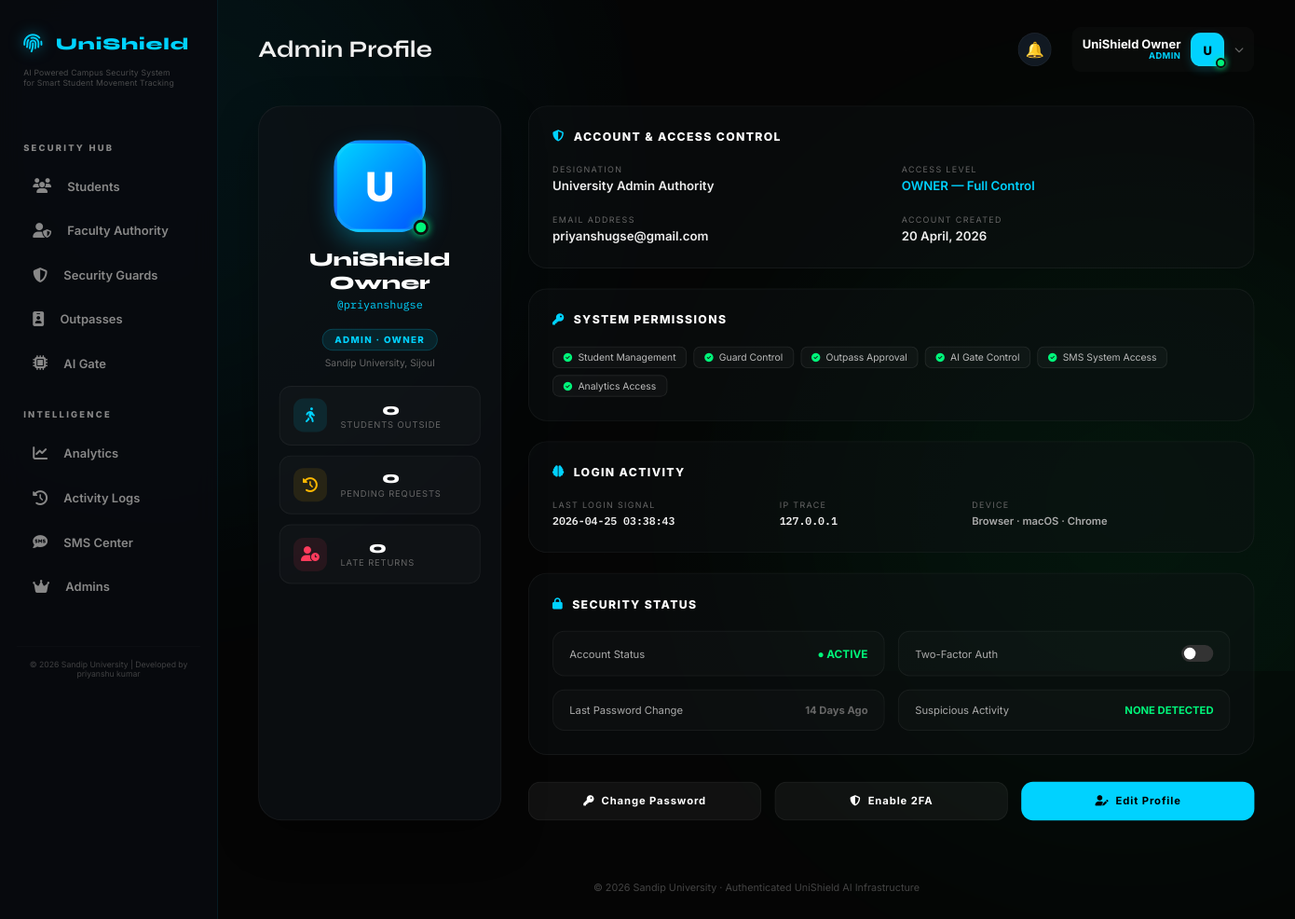
Before: /auth/profile (signed in) with the older database file.
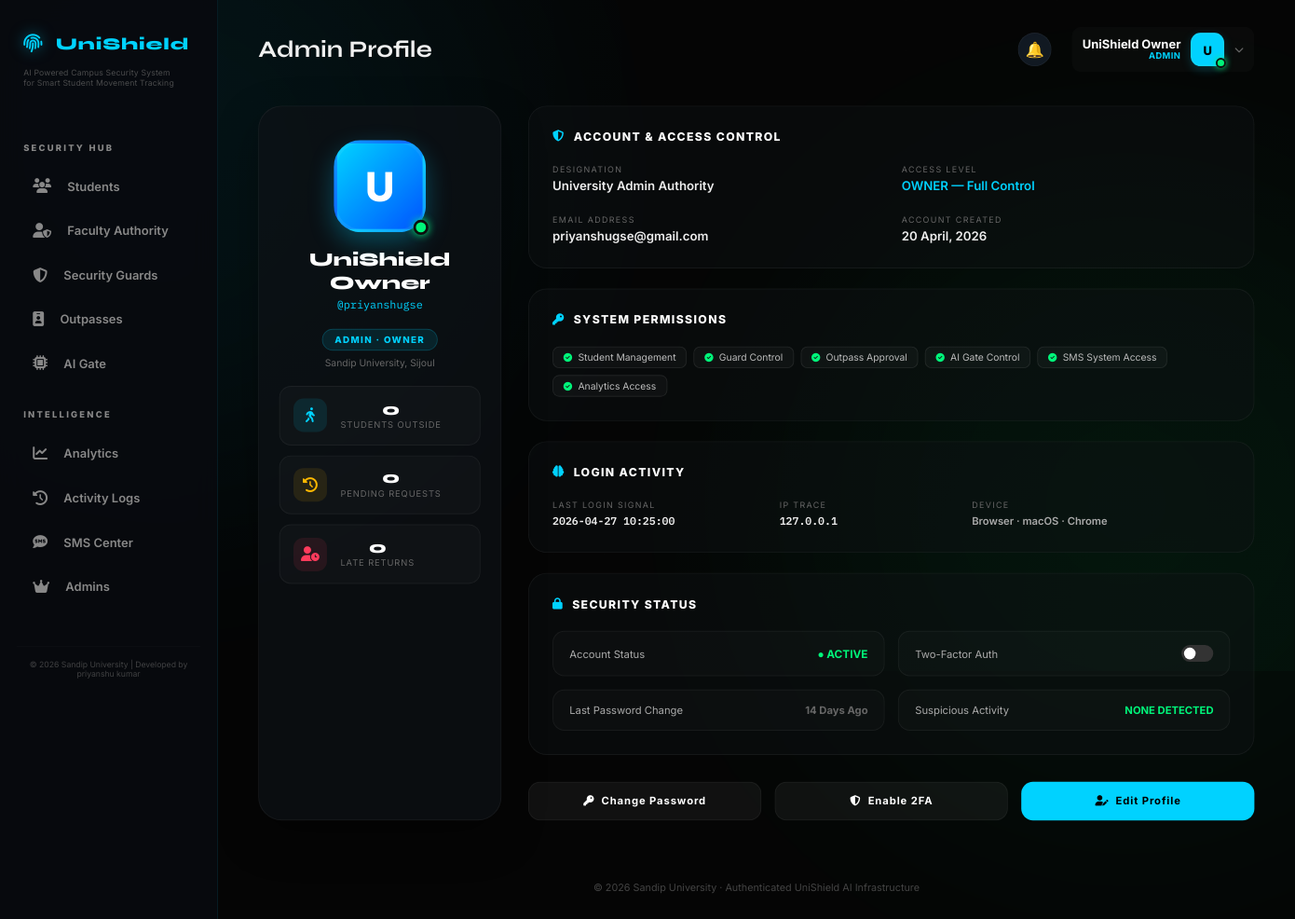
After: the same page with the newer database file.
### models/user.py (models this page shows, shortened)
class User(db.Model, UserMixin):
    __tablename__ = 'users'
    id = db.Column(db.Integer, primary_key=True)
    username = db.Column(db.String(80), unique=True, nullable=False)
    email = db.Column(db.String(120), unique=True)
    password_hash = db.Column(db.String(128), nullable=False)
    role = db.Column(db.String(20), nullable=False)  # admin | guard | student
    name = db.Column(db.String(100), nullable=False)
    student_id = db.Column(db.String(50), unique=True)
    phone = db.Column(db.String(15))
    parent_phone = db.Column(db.String(15))
    department = db.Column(db.String(200))
    course = db.Column(db.String(100))
    session_year = db.Column(db.String(50))
    year = db.Column(db.Integer)
    hostel_room = db.Column(db.String(20))
    face_encoded = db.Column(db.Text)          # JSON string of encoding
    face_image = db.Column(db.String(200))     # Full path to encoded photo
    photo_path = db.Column(db.String(200))     # Path to stored photo
    id_card_photo = db.Column(db.String(200))  # Path to ID card scan
    is_blacklisted = db.Column(db.Boolean, default=False)
    violations = db.Column(db.Integer, default=0)
    admin_role = db.Column(db.String(30), default='VIEWER') # OWNER | SUPER_ADMIN | SECURITY_ADMIN | VIEWER
    employee_id = db.Column(db.String(50), unique=True)
    permissions = db.Column(db.Text) # JSON list of permissions
    status = db.Column(db.String(20), default='PENDING') # PENDING | ACTIVE | INACTIVE
    last_login = db.Column(db.DateTime)
    last_active = db.Column(db.DateTime, default=datetime.utcnow)
    last_action = db.Column(db.String(200)) # Last readable action performed
    is_active = db.Column(db.Boolean, default=True)
    created_at = db.Column(db.DateTime, default=datetime.utcnow)
    signature_path = db.Column(db.String(200))
    stamp_path = db.Column(db.String(200))
    assigned_gate = db.Column(db.String(50))
    shift_timing = db.Column(db.String(100))
    emergency_contact = db.Column(db.String(15))
    aadhar_document = db.Column(db.String(200))  # Self-attested document

### routes/auth.py (the view)
@auth_bp.route('/profile')
@login_required
def profile():
    from models.outpass import Outpass
    from datetime import datetime
    if current_user.role == 'student':
        active_students = Outpass.query.filter_by(student_id=current_user.id, status='out').count()
        pending_approvals = Outpass.query.filter_by(student_id=current_user.id, status='pending').count()
        late_students = Outpass.query.filter(
            Outpass.student_id == current_user.id,
            Outpass.status == 'out',
            Outpass.expected_return < datetime.utcnow()
        ).count()
    else:
        active_students = Outpass.query.filter_by(status='out').count()
        pending_approvals = Outpass.query.filter_by(status='pending').count()
        late_students = Outpass.query.filter(
            Outpass.status == 'out',
            Outpass.expected_return < datetime.utcnow()
        ).count()
    return render_template('common/profile.html',
                         active_students=active_students,
                         pending_approvals=pending_approvals,
                         late_students=late_students)

### templates/common/profile.html (shortened to what the changed rows need)
{% extends "base.html" %}
{% block page_title %}{{ current_user.role | capitalize }} Profile{% endblock %}
{% block content %}
<div class="profile-wrapper{% if current_user.role == 'student' %} student-view{% endif %}">
    {% if current_user.role != 'student' %}
    <div class="id-card">
        <div class="id-avatar-wrap" onclick="document.getElementById('p_upload').click()">
            <div class="id-avatar">
                {% if current_user.photo_path %}
                    <img src="{{ url_for('static', filename='uploads/' + current_user.photo_path) }}" alt="Avatar">
                {% else %}
                    {{ current_user.name[0] | upper }}
                {% endif %}
            </div>
            <div class="id-status-dot"></div>
        </div>
        <div>
            <p class="id-name">{{ current_user.name }}</p>
            <p class="id-handle" style="margin-top:4px;">@{{ current_user.username }}</p>
        </div>
        <div>
            <div class="id-badge">
                {% if current_user.role == 'admin' %}
                    ADMIN · {{ current_user.admin_role | default('OFFICER') }}
                {% else %}
                    {{ current_user.role | upper }}
                {% endif %}
            </div>
            <p class="id-org" style="margin-top:8px;">Sandip University, Sijoul</p>
        </div>
        {% if current_user.role == 'admin' %}
        <div class="act-stack">
            <div class="act-row">
                <div class="act-ico ico-blue"><i class="fas fa-walking"></i></div>
                <div>
                    <p class="act-val">{{ active_students }}</p>
                    <p class="act-lbl">Students Outside</p>
                </div>
            </div>
            <div class="act-row">
                <div class="act-ico ico-amber"><i class="fas fa-clock-rotate-left"></i></div>
                <div>
                    <p class="act-val">{{ pending_approvals }}</p>
                    <p class="act-lbl">Pending Requests</p>
                </div>
            </div>
            <div class="act-row">
                <div class="act-ico ico-red"><i class="fas fa-user-clock"></i></div>
                <div>
                    <p class="act-val">{{ late_students }}</p>
                    <p class="act-lbl">Late Returns</p>
                </div>
            </div>
        </div>
        {% endif %}
    </div>
    {% endif %}
    <div class="access-panel">
        {% if current_user.role == 'student' %}
        <div class="blk">
            <div class="blk-title"><i class="fas fa-id-card"></i> Student Information</div>
            <div class="info-grid2">
                <div class="df">
                    <p class="lbl">Full Name</p>
                    <p class="val">{{ current_user.name }}</p>
                </div>
                <div class="df">
                    <p class="lbl">Student ID</p>
                    <p class="val mono" style="color:var(--accent);">{{ current_user.student_id }}</p>
                </div>
                <div class="df">
                    <p class="lbl">Department</p>
                    <p class="val">{{ current_user.department if current_user.department else '—' }}</p>
                </div>
                <div class="df">
                    <p class="lbl">Course</p>
                    <p class="val">{{ current_user.course if current_user.course else '—' }}</p>
                </div>
                <div class="df">
                    <p class="lbl">Phone</p>
                    <p class="val">{{ current_user.phone if current_user.phone else '—' }}</p>
                </div>
                <div class="df">
                    <p class="lbl">Branch</p>
                    <p class="val">{{ current_user.session_year if current_user.session_year else '—' }}</p>
                </div>
            </div>
        </div>
        <div class="blk">
            <div class="blk-title"><i class="fas fa-clock-rotate-left"></i> Session Activity</div>
            <div class="info-grid2">
                <div class="df">
                    <p class="lbl">Last Login</p>
                    <p class="val mono" style="font-size:.85rem;">
                        {{ current_user.last_login.strftime('%d %b %Y, %H:%M') if current_user.last_login else 'Active Now' }}
                    </p>
                </div>
                <div class="df">
                    <p class="lbl">Account Created</p>
                    <p class="val">{{ current_user.created_at.strftime('%d %B, %Y') if current_user.created_at else '—' }}</p>
                </div>
                <div class="df">
                    <p class="lbl">Account Status</p>
                    {% if current_user.is_blacklisted %}
                        <p class="val" style="color:var(--danger);">🔒 BLACKLISTED</p>
                    {% else %}
                        <p class="val c-green">● ACTIVE</p>
                    {% endif %}
                </div>
                <div class="df">
                    <p class="lbl">Violations</p>
                    <p class="val" style="color: {{ 'var(--danger)' if current_user.violations > 0 else '#aaa' }}">
                        {{ current_user.violations if current_user.violations else '0' }}
                    </p>
                </div>
            </div>
        </div>
        <div class="action-row" style="grid-template-columns: 1fr 1fr;">
            <a href="{{ url_for('auth.change_password') }}" class="abtn abtn-ghost">
                <i class="fas fa-key"></i> Change Password
            </a>
            <div class="abtn abtn-solid" onclick="openEditModal()">
                <i class="fas fa-user-pen"></i> Edit Profile
            </div>
        </div>
        <div style="text-align:center; padding: 0.75rem; background: rgba(255,184,0,0.05); border: 1px solid rgba(255,184,0,0.15); border-radius: 12px; font-size: 0.72rem; color: var(--warning);">
            <i class="fas fa-lock" style="margin-right:6px;"></i> Advanced security controls are restricted for student accounts.
        </div>
        {% else %}
        <div class="blk">
            <div class="blk-title"><i class="fas fa-shield-halved"></i> Account & Access Control</div>
            <div class="info-grid2">
                <div class="df">
                    <p class="lbl">Designation</p>
                    <p class="val">University {{ current_user.role | capitalize }} Authority</p>
                </div>
                <div class="df">
                    <p class="lbl">Access Level</p>
                    <p class="val" style="color:var(--accent);">
                        {% if current_user.role == 'admin' %}{{ current_user.admin_role | default('STANDARD') }} — Full Control
                        {% else %}Field Officer Access{% endif %}
                    </p>
                </div>
                <div class="df">
                    <p class="lbl">Email Address</p>
                    <p class="val">{{ current_user.email if current_user.email else 'Not Set' }}</p>
                </div>
                <div class="df">
                    <p class="lbl">Account Created</p>
                    <p class="val">{{ current_user.created_at.strftime('%d %B, %Y') if current_user.created_at else 'Active Session' }}</p>
                </div>
            </div>
        </div>
        <div class="blk">
            <div class="blk-title"><i class="fas fa-key"></i> System Permissions</div>
            <div class="tag-wrap">
                {% if current_user.role == 'admin' %}
                    <span class="ptag"><i class="fas fa-check-circle"></i> Student Management</span>
                    <span class="ptag"><i class="fas fa-check-circle"></i> Guard Control</span>
                    <span class="ptag"><i class="fas fa-check-circle"></i> Outpass Approval</span>
                    <span class="ptag"><i class="fas fa-check-circle"></i> AI Gate Control</span>
                    <span class="ptag"><i class="fas fa-check-circle"></i> SMS System Access</span>
                    <span class="ptag"><i class="fas fa-check-circle"></i> Analytics Access</span>
                {% elif current_user.role == 'guard' %}
                    <span class="ptag"><i class="fas fa-check-circle"></i> Terminal Access</span>
                    <span class="ptag"><i class="fas fa-check-circle"></i> Gate Verify</span>
                {% elif current_user.role in ['hod', 'dean'] %}
                    <span class="ptag"><i class="fas fa-check-circle"></i> Administrative Authority</span>
                    <span class="ptag"><i class="fas fa-check-circle"></i> Leave Approval Rights</span>
                {% endif %}
            </div>
        </div>
        <div class="blk">
            <div class="blk-title"><i class="fas fa-brain"></i> Login Activity</div>
            <div class="info-grid2" style="grid-template-columns:1.2fr 1fr 1.5fr">
                <div class="df">
                    <p class="lbl">Last Login Signal</p>
                    <p class="val mono" style="font-size:.8rem;">
                        {{ current_user.last_login.strftime('%Y-%m-%d %H:%M:%S') if current_user.last_login else 'Current Session' }}
                    </p>
                </div>
                <div class="df">
                    <p class="lbl">IP Trace</p>
                    <p class="val mono" style="font-size:.8rem;">127.0.0.1</p>
                </div>
                <div class="df">
                    <p class="lbl">Device</p>
                    <p class="val" style="font-size:.78rem; color:#aaa;">Browser · macOS · Chrome</p>
                </div>
            </div>
        </div>
        <div class="blk">
            <div class="blk-title"><i class="fas fa-lock"></i> Security Status</div>
            <div class="sec-grid">
                <div class="sec-item">
                    <span class="sec-lbl">Account Status</span>
                    <span class="sec-val c-green">● ACTIVE</span>
                </div>
                {% if current_user.role == 'admin' %}
                <div class="sec-item">
                    <span class="sec-lbl">Two-Factor Auth</span>
                    <label class="sw"><input type="checkbox"><span class="sl"></span></label>
                </div>
                {% endif %}
                <div class="sec-item">
                    <span class="sec-lbl">Last Password Change</span>
                    <span class="sec-val c-muted" style="font-size:.78rem;">14 Days Ago</span>
                </div>
                <div class="sec-item">
                    <span class="sec-lbl">Suspicious Activity</span>
                    <span class="sec-val c-green" style="font-size:.78rem;">NONE DETECTED</span>
                </div>
            </div>
        </div>
        <div class="action-row">
            <a href="{{ url_for('auth.change_password') }}" class="abtn abtn-ghost">
                <i class="fas fa-key"></i> Change Password
            </a>
            {% if current_user.role == 'admin' %}
            <div class="abtn abtn-ghost" onclick="alert('2FA Setup — Coming Soon')">
                <i class="fas fa-shield-halved"></i> Enable 2FA
            </div>
            {% endif %}
            <div class="abtn abtn-solid" onclick="openEditModal()">
                <i class="fas fa-user-pen"></i> Edit Profile
            </div>
        </div>
        {% endif %}
    </div>
</div>
{% endblock %}

### templates/base.html (shortened to what the changed rows need)
<!DOCTYPE html>
<html lang="en">
<head>
    <link rel="stylesheet" href="https://cdnjs.cloudflare.com/ajax/libs/font-awesome/6.4.0/css/all.min.css">
</head>
<body>
    <main style="{% if not current_user.is_authenticated %}margin-left: 0;{% endif %}">
        {% if current_user.is_authenticated %}
        <div class="top-bar">
            <h1 style="font-size: 1.75rem;">{% block page_title %}{% endblock %}</h1>
            <div style="display: flex; align-items: center; gap: 1.5rem;">
                {% if current_user.role == 'admin' %}
                <div class="nb-wrap" id="nb-wrap">
                  <button class="nb-btn" onclick="nbToggle()">🔔
                  </button>
                </div>
                {% else %}
                <a href="#" class="notification-bell">
                    <i class="fas fa-bell"></i>
                    <span id="notif-badge" class="badge">0</span>
                </a>
                {% endif %}
                <div class="profile-dropdown-container">
                    <div class="profile-trigger" id="profileTrigger">
                        <div class="profile-info-text">
                            <p class="name">{{ current_user.name }}</p>
                            <p class="role">{{ current_user.role | upper }}</p>
                        </div>
                        <div class="avatar-box">
                            {% if current_user.photo_path %}
                                <img src="{{ url_for('static', filename='uploads/' + current_user.photo_path) }}" alt="Avatar">
                            {% else %}
                                <span>{{ current_user.name[0] | upper }}</span>
                            {% endif %}
                            <div class="online-dot"></div>
                        </div>
                        <i class="fas fa-chevron-down toggle-icon"></i>
                    </div>
                </div>
            </div>
        </div>
        {% endif %}
        {% block content %}{% endblock %}
    </main>
</body>
</html>

Changed rows visible on the page:
changed User "Admin": last_login "2026-04-25 03:38:43" → "2026-04-27 10:25:00"
